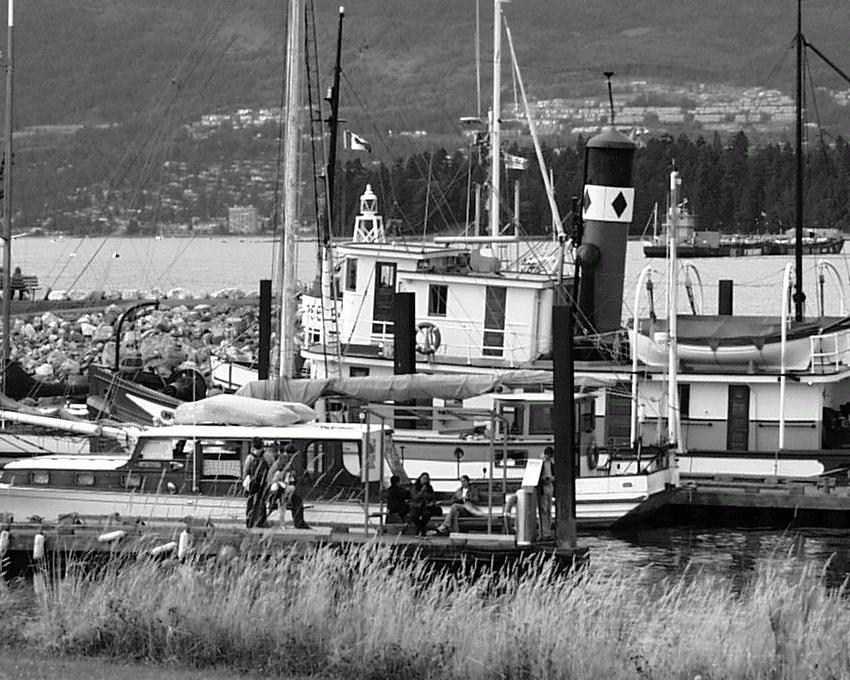
#> input picture boat_pic1.png, 850 x 680 px
$ python orb_keypoint_draw.py
#> lines starting #> are read from the running program, lines starting #| are printed output that depends on the picture
import numpy as np
import cv2
from matplotlib import pyplot as plt
print (cv2.__version__)

img = cv2.imread('boat_pic1.png',cv2.IMREAD_COLOR)
#> img is the input picture: shape (680, 850, 3); mean B, G, R 114.6, 114.5, 114.6
img_gray = cv2.cvtColor(img, cv2.COLOR_BGR2GRAY)
img2=None

# Initiate STAR detector
orb = cv2.ORB_create(nfeatures=10000)
print("Max Features= ",orb.getMaxFeatures(),',')
print("ScaleFactor= ",orb.getScaleFactor(),',')
print("NLevels= ",orb.getNLevels(),',')
print("EdgeThreshold= ",orb.getEdgeThreshold(),',')
print("FirstLevel= ",orb.getFirstLevel(),',')
print("WTA_K= ",orb.getWTA_K(),',')
print("ScoreType= ",orb.getScoreType(),',')
print("PatchSize= ",orb.getPatchSize(),',')
print("FastThreshold= ",orb.getFastThreshold(),',')
print("DefaultName`= ",orb.getDefaultName)

#CV_WRAP virtual void setPatchSize(int patchSize) = 0;
#CV_WRAP virtual int getPatchSize() const = 0;

# find the keypoints with ORB
kp = orb.detect(img_gray,None)
#> kp = 10000 keypoints; strongest (x, y, size): (782, 377, 31), (386, 325, 31), (315, 335, 31), (316, 336, 37.2)
#print(kp)

# compute the descriptors with ORB
kp, des = orb.compute(img_gray, kp)

# draw only keypoints location,not size and orientation
img2 = cv2.drawKeypoints(img,kp,img2,color=(0,255,0), flags=cv2.DRAW_MATCHES_FLAGS_DRAW_RICH_KEYPOINTS)
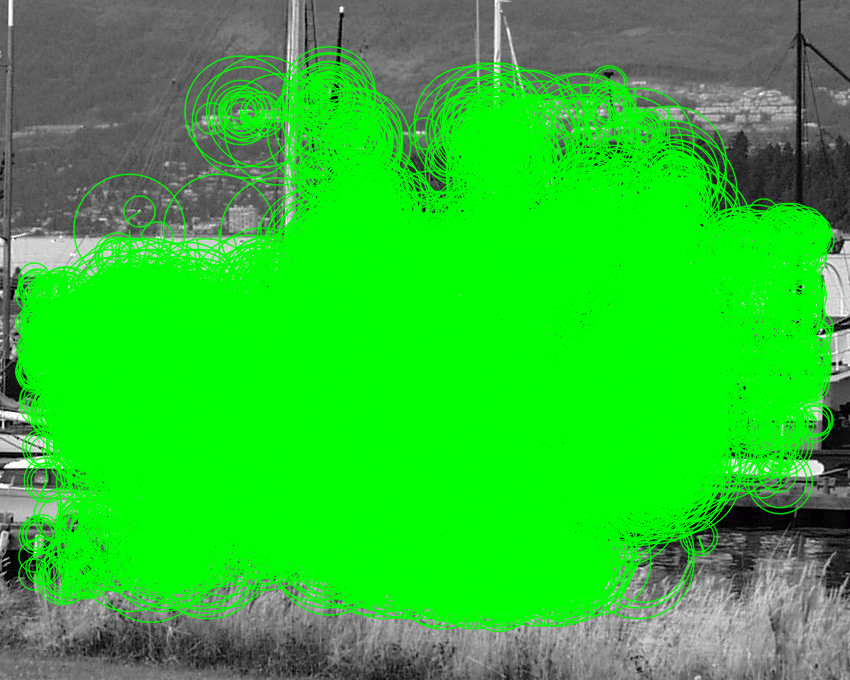
#> img2: shape (680, 850, 3); mean B, G, R 45.7, 191.2, 45.7
plt.imshow(img2),plt.show()

$ run again, with boat_pic2.png copied over boat_pic1.png
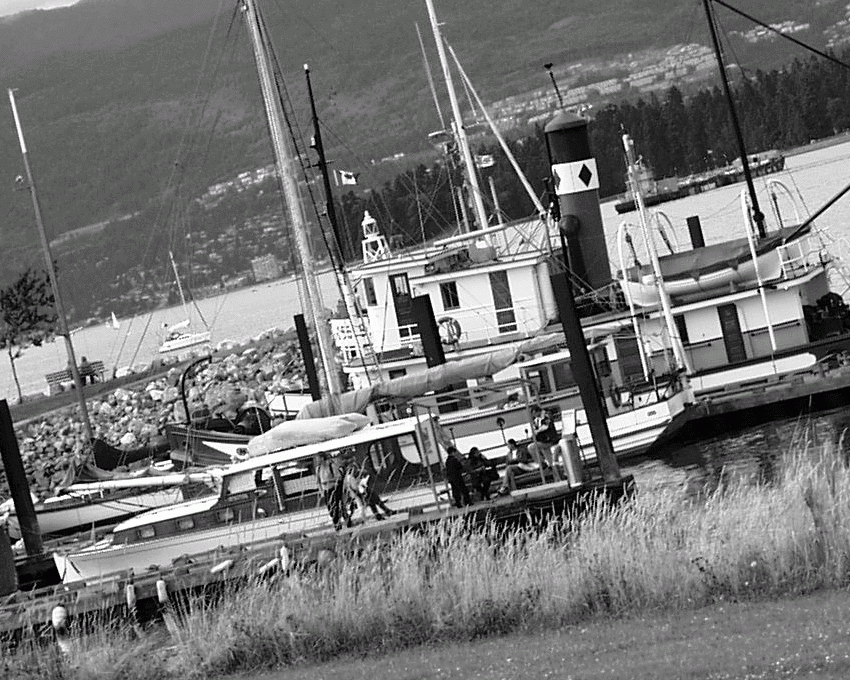
#> input picture boat_pic2.png, 850 x 680 px
#> img is the input picture: shape (680, 850, 3); mean B, G, R 115.4, 115.7, 115.4
#> kp = 10000 keypoints; strongest (x, y, size): (353, 351, 31), (407, 329, 31), (411, 328, 31), (353, 352, 37.2)
#> `img2 = cv2.drawKeypoints(img,kp,img2,color=(0,255,0), flags=cv2.DRAW_M..`:
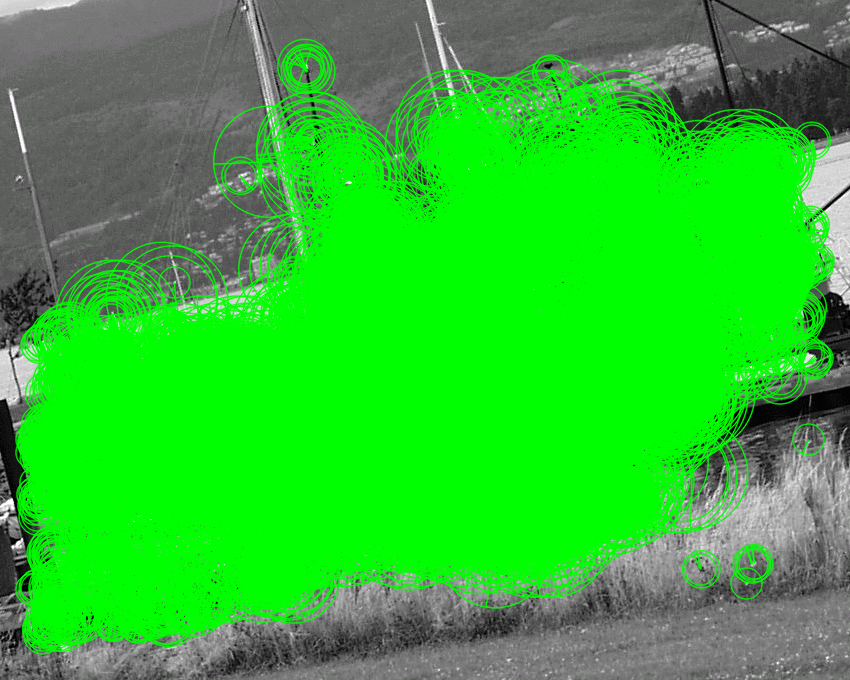
#> img2: shape (680, 850, 3); mean B, G, R 49.2, 187.2, 49.2

$ run again, with boat_matches.jpg saved as boat_pic1.png
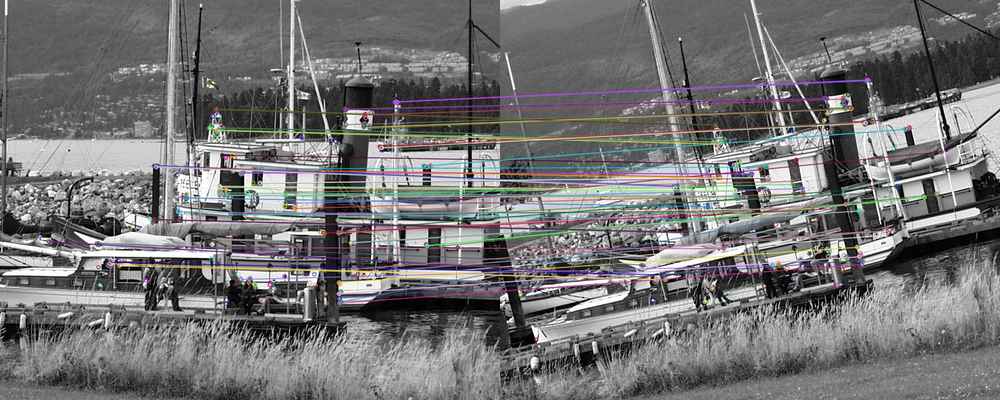
#> input picture boat_matches.jpg, 1000 x 400 px, shrunk from 1700 x 680 before the run
#> img is the input picture: shape (400, 1000, 3); mean B, G, R 115.8, 115.4, 116
#> `img_gray = cv2.cvtColor(img, cv2.COLOR_BGR2GRAY)`:
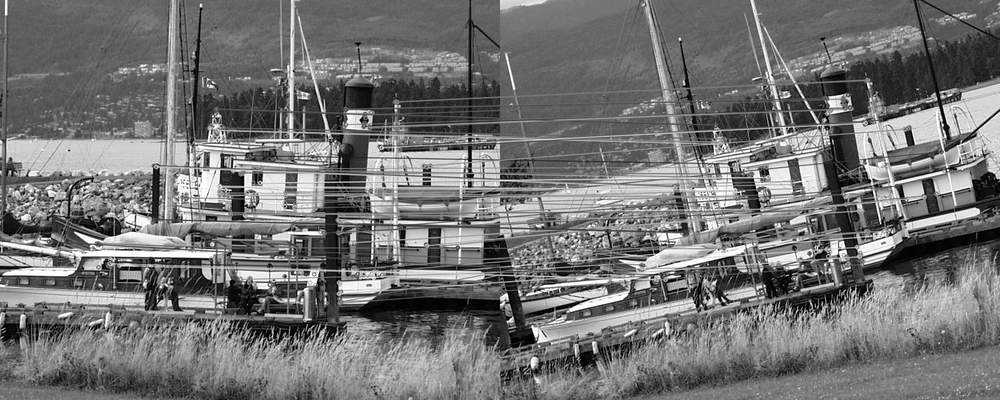
#> img_gray: shape (400, 1000); min 0, max 255, mean 115.6
#> kp = 9908 keypoints; strongest (x, y, size): (469, 186, 31), (466, 184, 31), (234, 162, 31), (370, 226, 31)
#> `img2 = cv2.drawKeypoints(img,kp,img2,color=(0,255,0), flags=cv2.DRAW_M..`:
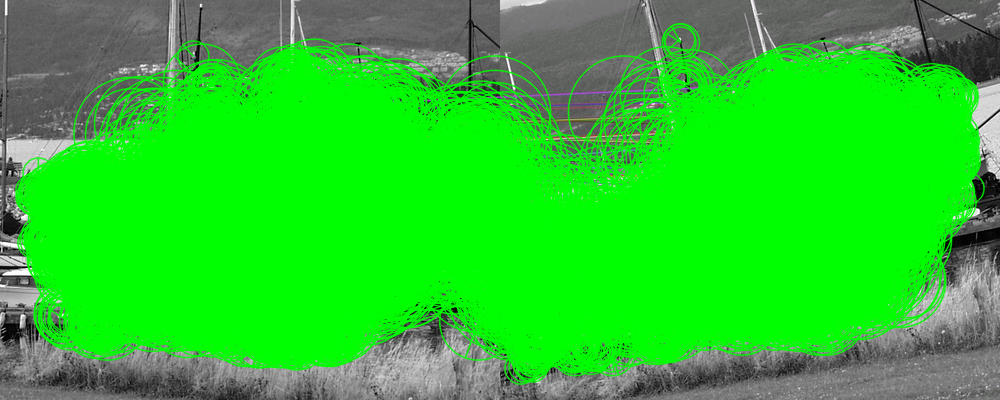
#> img2: shape (400, 1000, 3); mean B, G, R 42.2, 198.8, 42.3
